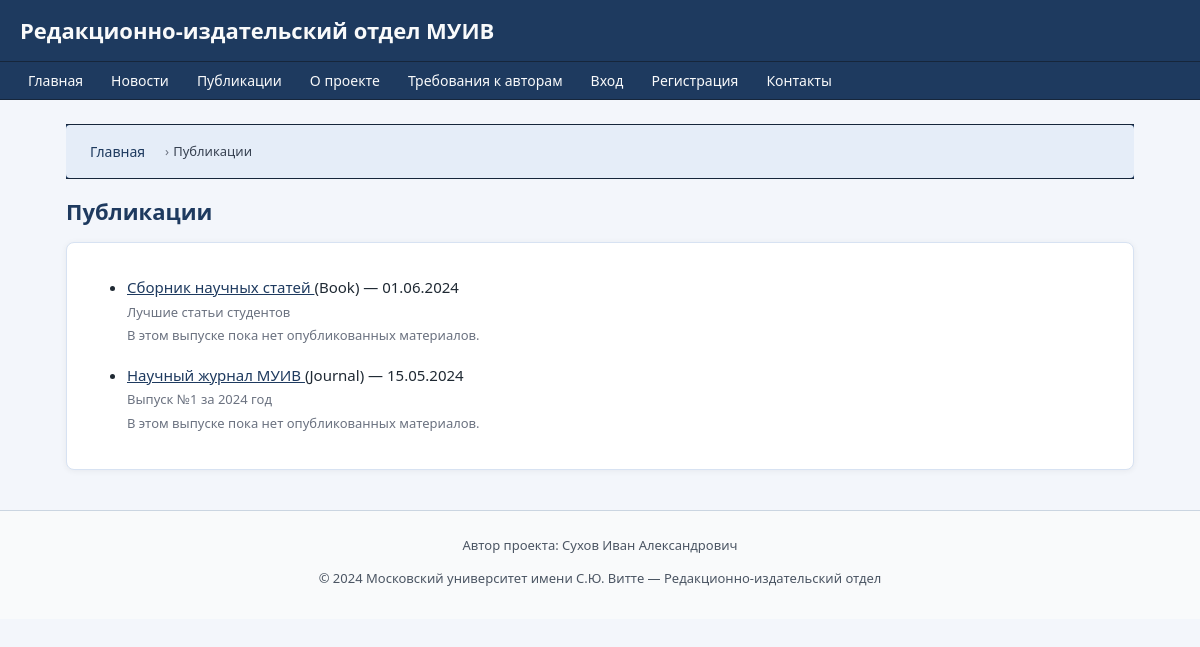
Page /publications on the committed database.
### models.py (models this page shows)
class Publication(db.Model):
    __tablename__ = 'publications'
    id = db.Column(db.Integer, primary_key=True)
    type = db.Column(db.String(64), nullable=False)  # journal, book, proceedings и т.п.
    title = db.Column(db.String(256), nullable=False)
    pub_date = db.Column(db.Date)
    description = db.Column(db.Text)
    manuscripts = db.relationship('Manuscript', backref='publication', lazy=True)

### routes.py (the view)
@routes.route('/publications')
def publications():
    pubs = Publication.query.order_by(Publication.pub_date.desc()).all()
    return render_template(
        'publications/publication_list.html',
        publications=pubs,
        user=current_user(),
        breadcrumbs=[
            ("Главная", url_for('routes.index')),
            ("Публикации", None)
        ]
    )

### routes.py (called while the page is built)
def current_user():
    uid = session.get('user_id')
    if uid:
        return User.query.get(uid)
    return None

### templates/publications/publication_list.html (shortened to what this page needs)
{% extends "base.html" %}
{% block content %}
<h2>Публикации</h2>
<div class="card">
    {% if publications %}
        <ul>
            {% for pub in publications %}
                {% set published_manuscripts = pub.manuscripts
                     | selectattr('status', 'equalto', 'published')
                     | list %}
                <li style="margin-bottom: 18px;">
                    <p style="margin: 0 0 4px 0;">
                        <a href="{{ url_for('routes.publication_detail', pub_id=pub.id) }}">
                            {{ pub.title }}
                        </a>
                        {% if pub.type %} ({{ pub.type|capitalize }}){% endif %}
                        {% if pub.pub_date %} — {{ pub.pub_date.strftime('%d.%m.%Y') }}{% endif %}
                    </p>
                    {% if pub.description %}
                        <p class="hint" style="margin: 0 0 4px 0;">
                            {{ pub.description }}
                        </p>
                    {% endif %}
                    {% if published_manuscripts %}
                        <p class="hint" style="margin: 4px 0 4px 0;">
                            Опубликованные материалы ({{ published_manuscripts|length }}):
                        </p>
                        <ul style="margin: 0 0 0 16px;">
                            {% for m in published_manuscripts %}
                                <li>
                                    <span>
                                        {{ m.title }}
                                        {% if m.author %}
                                            — {{ m.author.full_name }}
                                        {% endif %}
                                    </span>
                                    {% if m.file_path %}
                                        &nbsp;•&nbsp;
                                        <a href="{{ url_for('routes.media',
                                                             filename=m.file_path[6:] if m.file_path.startswith('media/') else m.file_path) }}"
                                           target="_blank">
                                            Скачать
                                        </a>
                                    {% endif %}
                                </li>
                            {% endfor %}
                        </ul>
                    {% else %}
                        <p class="hint" style="margin: 4px 0 0 0;">
                            В этом выпуске пока нет опубликованных материалов.
                        </p>
                    {% endif %}
                </li>
            {% endfor %}
        </ul>
    {% else %}
        <p>Публикации пока не добавлены.</p>
    {% endif %}
</div>
{% endblock %}

### static/css/main.css (style rules this page uses)
* { box-sizing: border-box; }
html, body { margin: 0; padding: 0; }
body { font-family: system-ui, -apple-system, BlinkMacSystemFont, "Segoe UI", sans-serif; font-size: 15px; line-height: 1.5; background: #f3f6fb; color: #1f2933; }
.card { background: #ffffff; border: 1px solid #d7e2f2; border-radius: 8px; padding: 18px 20px; box-shadow: 0 1px 6px rgba(15, 23, 42, 0.06); margin-bottom: 18px; }

### static/css/custom.css (style rules this page uses)
h2 { margin-top: 0; margin-bottom: 14px; font-size: 22px; color: #1e3a5f; }
.hint { font-size: 13px; color: #6b7280; }
a { color: #1e3a5f; }

### rows in the picture
Publication: title "Сборник научных статей", type "Book", pub_date "01.06.2024", description "Лучшие статьи студентов"
Publication: title "Научный журнал МУИВ", type "Journal", pub_date "15.05.2024", description "Выпуск №1 за 2024 год"

### other values in the picture
{{ title }} "Главная"
{{ title }} "Публикации"
